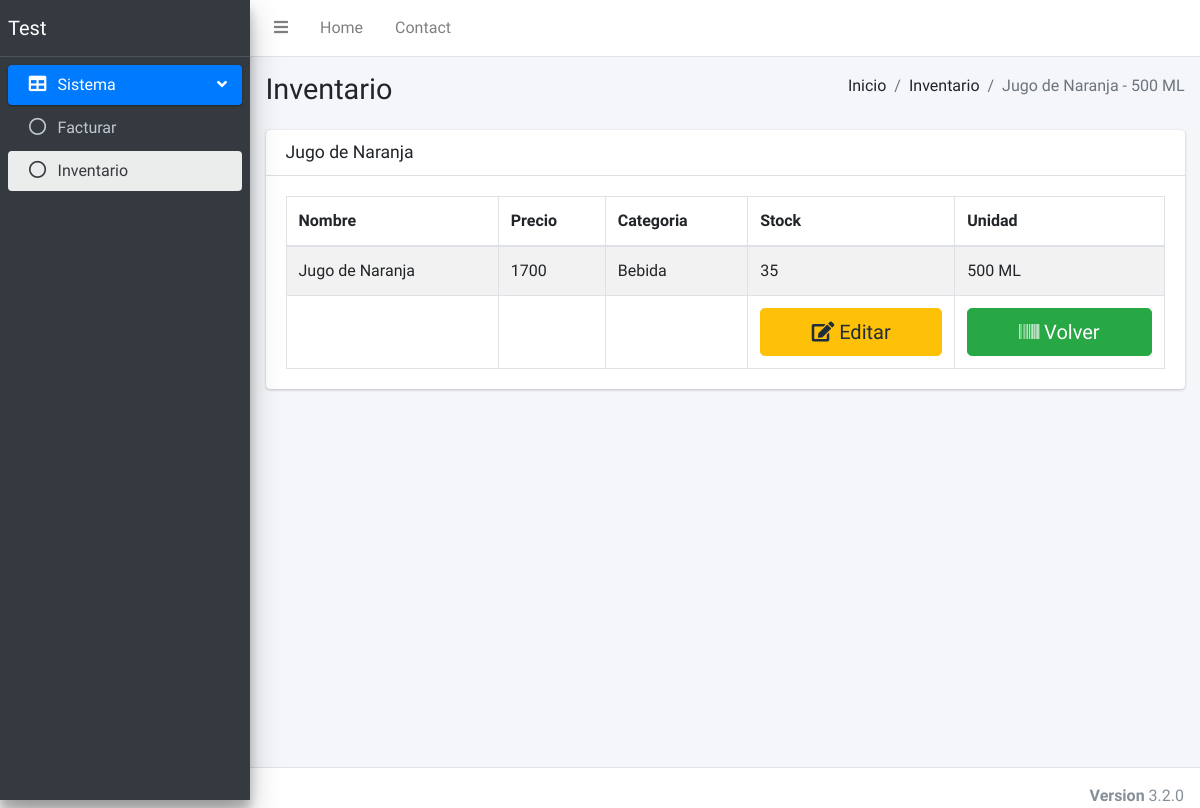
/inventario/detalle/10, run on the app's committed database.
### Inventario/models.py (models this page shows)
class Producto(models.Model):
    id = models.AutoField(primary_key=True)
    nombre = models.CharField(max_length=50)
    precio = models.IntegerField()
    categoria = models.ForeignKey(Categoria, on_delete=models.CASCADE)
    stock = models.IntegerField()
    unidad = models.ForeignKey(Unidad, on_delete=models.CASCADE)
    medida = models.ForeignKey(Medida, on_delete=models.CASCADE)
    def __str__(self):
        return self.nombre + " - " + str(self.unidad)

class Unidad(models.Model):
    nombre = models.CharField(max_length=50)
    def __str__(self):
        return self.nombre

class Categoria(models.Model):
    nombre = models.CharField(max_length=50)
    def __str__(self):
        return self.nombre

### Inventario/views.py (the view)
# urls.py: path("detalle/<int:pk>", views.DetalleProductoView.as_view(), name="details"),
class DetalleProductoView(generic.DetailView):
    model = Producto
    template_name = "detalle.html"

### Inventario/templates/detalle.html (shortened to what this page needs)
<!DOCTYPE html>
<html lang="en">
<head>
    <link rel="stylesheet" href="../../static/plugins/fontawesome-free/css/all.min.css">
    <link rel="stylesheet" href="../../static/plugins/datatables-bs4/css/dataTables.bootstrap4.min.css">
    <link rel="stylesheet" href="../../static/plugins/datatables-responsive/css/responsive.bootstrap4.min.css">
    <link rel="stylesheet" href="../../static/plugins/datatables-buttons/css/buttons.bootstrap4.min.css">
    <link rel="stylesheet" href="../../static/dist/css/adminlte.min.css">
</head>
{% load static %}
<body class="hold-transition sidebar-mini">
    <div class="wrapper">
        <nav class="main-header navbar navbar-expand navbar-white navbar-light">
            <ul class="navbar-nav">
                <li class="nav-item">
                    <a class="nav-link" data-widget="pushmenu" href="#" role="button"><i class="fas fa-bars"></i></a>
                </li>
                <li class="nav-item d-none d-sm-inline-block">
                    <a href="../static/index3.html" class="nav-link">Home</a>
                </li>
                <li class="nav-item d-none d-sm-inline-block">
                    <a href="#" class="nav-link">Contact</a>
                </li>
            </ul>
        </nav>
        <aside class="main-sidebar sidebar-dark-primary elevation-4">
            <a href="../static/index3.html" class="brand-link">
                <span class="brand-text font-weight-light">Test</span>
            </a>
            <div class="sidebar">
                <nav class="mt-2">
                    <ul class="nav nav-pills nav-sidebar flex-column" data-widget="treeview" role="menu"
                        data-accordion="false">
                        <li class="nav-item menu-open">
                            <a href="#" class="nav-link active">
                                <i class="nav-icon fas fa-table"></i>
                                <p>
                                    Sistema
                                    <i class="fas fa-angle-left right"></i>
                                </p>
                            </a>
                            <ul class="nav nav-treeview">
                                <li class="nav-item">
                                    <a href="../tables/simple.html" class="nav-link">
                                        <i class="far fa-circle nav-icon"></i>
                                        <p>Facturar</p>
                                    </a>
                                </li>
                                <li class="nav-item">
                                    <a href="{% url 'Inventario:index' %}" class="nav-link active">
                                        <i class="far fa-circle nav-icon"></i>
                                        <p>Inventario</p>
                                    </a>
                                </li>
                            </ul>
                        </li>
                    </ul>
                </nav>
            </div>
        </aside>
        <div class="content-wrapper">
            <section class="content-header">
                <div class="container-fluid">
                    <div class="row mb-2">
                        <div class="col-sm-6">
                            <h1>Inventario</h1>
                        </div>
                        <div class="col-sm-6">
                            <ol class="breadcrumb float-sm-right">
                                <li class="breadcrumb-item">Inicio</li>
                                <li class="breadcrumb-item">Inventario</li>
                                <li class="breadcrumb-item active">{{ object }}</li>
                            </ol>
                        </div>
                    </div>
                </div>
            </section>
            <section class="content">
                <div class="container-fluid">
                    <div class="row">
                        <div class="col-12">
                            <div class="card">
                                <div class="card-header">
                                    <h3 class="card-title">{{ object.nombre }}</h3>
                                </div>
                                <div class="card-body">
                                    <table id="example1" class="table table-bordered table-striped">
                                        <thead>
                                            <tr>
                                                <th>Nombre</th>
                                                <th>Precio</th>
                                                <th>Categoria</th>
                                                <th>Stock</th>
                                                <th>Unidad</th>
                                            </tr>
                                        </thead>
                                            <tr>
                                                <td>{{ object.nombre }}</td>
                                                <td>{{ object.precio }}</td>
                                                <td>{{ object.categoria }}</td>
                                                <td>{{ object.stock }}</td>
                                                <td>{{ object.unidad }}</td>
                                            </tr>
                                        <tfoot>
                                            <tr>
                                                <th></th>
                                                <th></th>
                                                <th></th>
                                                <th><a class="btn btn-block btn-warning btn-lg" href="#"><i class="fas fa-edit"></i> Editar </a></th>
                                                <th><a class="btn btn-block btn-success btn-lg" href="{% url 'Inventario:index' %}"><i class="fas fa-barcode"></i> Volver </a></th>
                                            </tr>
                                        </tfoot>
                                    </table>
                                </div>
                            </div>
                        </div>
                    </div>
                </div>
            </section>
        </div>
        <footer class="main-footer">
            <div class="float-right d-none d-sm-block">
                <b>Version</b> 3.2.0
            </div>
        </footer>
    </div>
</body>
</html>

### data on the page
Producto: nombre+unidad "Jugo de Naranja - 500 ML", nombre "Jugo de Naranja", precio "1700", categoria "Bebida", stock "35", unidad "500 ML"
